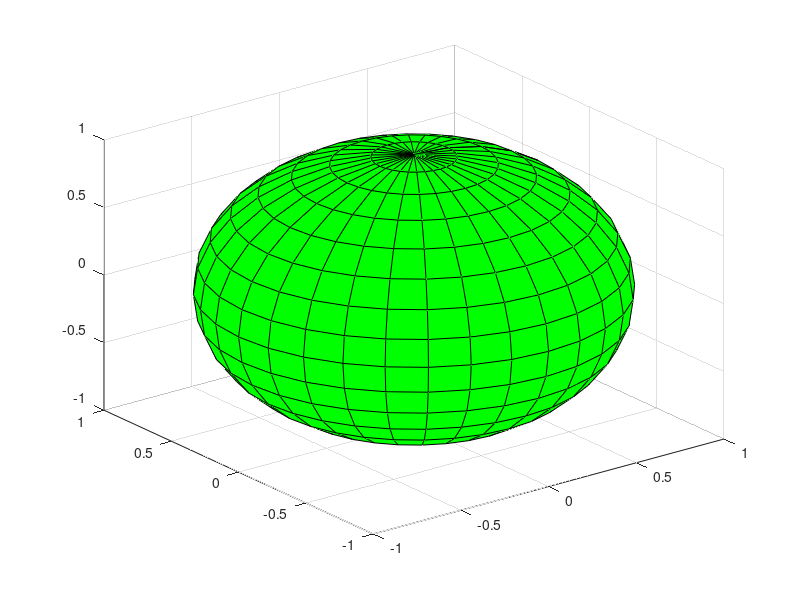

Reproduce this figure in MATLAB.
function varargout = drawSphere(varargin)
%DRAWSPHERE draw a sphere as a mesh
%
%   drawSphere(XC, YC, ZC, R)
%   drawSphere([XC YC ZC], R)
%   drawSphere([XC YC ZC R])
%
%   See also
%   spheres, circles3d
%
%   ---------
%   author : David Legland 
%   INRA - TPV URPOI - BIA IMASTE
%   created the 17/02/2005
%

%   HISTORY
%   2006-05-19 : use centered sphere with radius 1 when no input specified
%   04/01/2007: typo

options = {};
for i=1:length(varargin)
    if ischar(varargin{i})        
        options = varargin(i:end);
        varargin = varargin(1:i-1);
        break;
    end
end


if isempty(varargin)
    xc = 0;	yc = 0; zc = 0;
    r = 1;    
elseif length(varargin)==1
    sphere = varargin{1};
    xc = sphere(:,1);
    yc = sphere(:,2);
    zc = sphere(:,3);
    r  = sphere(:,4);
elseif length(varargin)==2
    center = varargin{1};
    xc = center(1);
    yc = center(2);
    zc = center(3);
    r  = varargin{2};
elseif length(varargin)==4
    xc = varargin{1};
    yc = varargin{2};
    zc = varargin{3};
    r  = varargin{4};
else
    error('drawSphere : please specify center and radius');
end

nphi = 32;
ntheta = 16;

theta = (0:ntheta)/ntheta*pi;
phi = (0:nphi)/nphi*2*pi;

sintheta = sin(theta);

x = xc + cos(phi')*sintheta*r;
y = yc + sin(phi')*sintheta*r;
z = zc + ones(length(phi),1)*cos(theta)*r;


if nargout == 0
    surf(x,y,z, 'FaceColor', 'g', options{:});
elseif nargout == 1
    varargout{1} = surf(x,y,z, 'FaceColor', 'g', options{:});
elseif nargout == 3
    varargout{1} = x; 
    varargout{2} = y; 
    varargout{3} = z; 
end

